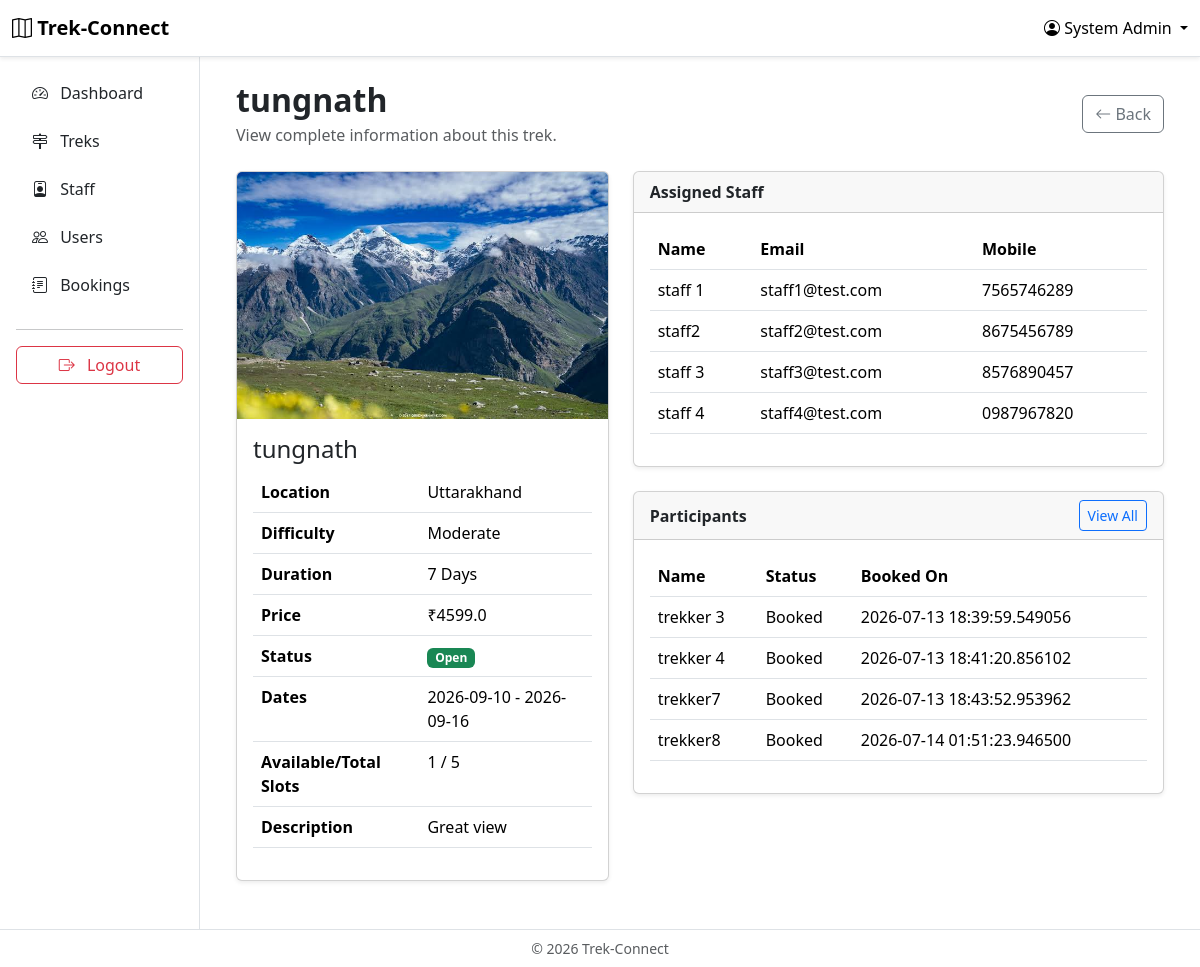
The page /admin/treks/2 (signed in) on the database its author committed.
### app/models.py (models this page shows)
class User(UserMixin, db.Model):
    __tablename__ = "users"
    id = db.Column(db.Integer, primary_key=True)
    name = db.Column(db.String(100), nullable=False)
    email = db.Column(db.String(100), unique=True, nullable=False)
    mobile_number = db.Column(db.String(15), unique=True, nullable=False)
    password_hash = db.Column(db.String(255), nullable=False)
    role = db.Column(db.String(20), nullable=False)
    is_blacklisted = db.Column(db.Boolean, default=False)
    created_at = db.Column(db.DateTime, default=datetime.now)
    bookings = db.relationship("Booking", backref="user", lazy=True)
    staff_profile = db.relationship("StaffProfile", backref="user", uselist=False)
    assigned_treks = db.relationship("Trek", secondary=trek_staff, back_populates="assigned_staff")

class Trek(db.Model):
    __tablename__ = "treks"
    id = db.Column(db.Integer, primary_key=True)
    name = db.Column(db.String(100), nullable=False, unique=True)
    location = db.Column(db.String(100), nullable=False)
    difficulty = db.Column(db.String(20), nullable=False)
    duration_days = db.Column(db.Integer, nullable=False)
    description = db.Column(db.Text)
    total_slots = db.Column(db.Integer, nullable=False)
    available_slots = db.Column(db.Integer, nullable=False)
    start_date = db.Column(db.Date, nullable=False)
    end_date = db.Column(db.Date, nullable=False)
    status = db.Column(db.String(20), nullable=False, default="Pending")
    assigned_staff = db.relationship("User", secondary=trek_staff, back_populates="assigned_treks")
    time_added = db.Column(db.DateTime, default=datetime.now)
    image_filename = db.Column(db.String(255), nullable=True)
    price = db.Column(db.Float, nullable=False)
    bookings = db.relationship("Booking", backref="trek", lazy=True)

class Booking(db.Model):
    __tablename__ = "bookings"
    id = db.Column(db.Integer, primary_key=True)
    user_id = db.Column(db.Integer, db.ForeignKey("users.id"), nullable=False)
    trek_id = db.Column(db.Integer, db.ForeignKey("treks.id"), nullable=False)
    booking_date = db.Column(db.DateTime, default=datetime.now)
    status = db.Column(db.String(20), default="Booked")
    payment_status = db.Column(db.String(20), default="Pending")

### app/routes/admin.py (the view)
@admin.route("/treks/<int:trek_id>")
@login_required
@allowed_roles("ADMIN")
def trek_details(trek_id):
    trek = Trek.query.get_or_404(trek_id)
    return render_template("admin/trek_details.html", trek=trek)

### app/__init__.py (called while the page is built)
@login_manager.user_loader
def load_user(user_id):
    user = User.query.get(int(user_id))
    if user and user.is_blacklisted == True:
        return None
    return user

### app/templates/admin/trek_details.html (shortened to what this page needs)
{% extends "base_dashboard.html" %}
{% block sidebar %}
    {% include "components/admin_sidebar.html" %}
{% endblock %}
{% block dashboard_content %}
<div class="container-fluid">
    <div class="d-flex justify-content-between align-items-center mb-4">
        <div>
            <h2 class="fw-bold mb-1">{{ trek.name }}</h2>
            <p class="text-muted mb-0">View complete information about this trek.</p>
        </div>
        <a href="{{ url_for('admin.treks') }}" class="btn btn-outline-secondary">
            <i class="bi bi-arrow-left"></i>
            Back
        </a>
    </div>
    <div class="row">
        <div class="col-lg-5">
            <div class="card shadow-sm mb-4">
                {% if trek.image_filename %}
                    <img
                        src="{{ url_for('static', filename='uploads/trek_images/' ~ trek.image_filename) }}"
                        class="card-img-top">
                {% else %}
                    <img
                        src="{{ url_for('static', filename='images/trek-placeholder.jpg') }}"
                        class="card-img-top">
                {% endif %}
                <div class="card-body">
                    <h4 class="card-title">{{ trek.name }}</h4>
                    <table class="table">
                        <tr>
                            <th>Location</th>
                            <td>{{ trek.location }}</td>
                        </tr>
                        <tr>
                            <th>Difficulty</th>
                            <td>{{ trek.difficulty }}</td>
                        </tr>
                        <tr>
                            <th>Duration</th>
                            <td>{{ trek.duration_days }} Days</td>
                        </tr>
                        <tr>
                            <th>Price</th>
                            <td>₹{{ trek.price }}</td>
                        </tr>
                        <tr>
                            <th>Status</th>
                            <td>
                                {% if trek.status == "Open" %}
                                    <span class="badge bg-success">Open</span>
                                {% elif trek.status == "Completed" %}
                                    <span class="badge bg-primary">Completed</span>
                                {% elif trek.status == "Pending" %}
                                    <span class="badge bg-warning text-dark">Pending</span>
                                {% else %}
                                    <span class="badge bg-secondary">{{ trek.status }}</span>
                                {% endif %}
                            </td>
                        </tr>
                        <tr>
                            <th>Dates</th>
                            <td>{{ trek.start_date }} - {{ trek.end_date }}</td>
                        </tr>
                        <tr>
                            <th>Available/Total Slots</th>
                            <td>{{ trek.available_slots }} / {{ trek.total_slots }}</td>
                        </tr>
                        <tr>
                            <th>Description</th>
                            <td>{{ trek.description }}</td>
                        </tr>
                    </table>
                </div>
            </div>
        </div>
        <div class="col-lg-7">
            <div class="card shadow-sm mb-4">
                <div class="card-header fw-bold">
                    Assigned Staff
                </div>
                <div class="card-body">
                    {% if trek.assigned_staff %}
                        <table class="table table-hover">
                            <thead>
                                <tr>
                                    <th>Name</th>
                                    <th>Email</th>
                                    <th>Mobile</th>
                                </tr>
                            </thead>
                            <tbody>
                            {% for staff in trek.assigned_staff %}
                                <tr>
                                    <td>{{ staff.name }}</td>
                                    <td>{{ staff.email }}</td>
                                    <td>{{ staff.mobile_number }}</td>
                                </tr>
                            {% endfor %}
                            </tbody>
                        </table>
                    {% else %}
                        <p class="text-muted mb-0">
                            No staff assigned.
                        </p>
                    {% endif %}
                </div>
            </div>
            <div class="card shadow-sm">
                <div class="card-header d-flex justify-content-between align-items-center">
                    <span class="fw-bold">
                        Participants
                    </span>
                    <a href="{{ url_for('admin.trek_participants', trek_id=trek.id) }}" class="btn btn-sm btn-outline-primary">
                        View All
                    </a>
                </div>
                <div class="card-body">
                    {% if trek.bookings %}
                        <table class="table table-hover">
                            <thead>
                                <tr>
                                    <th>Name</th>
                                    <th>Status</th>
                                    <th>Booked On</th>
                                </tr>
                            </thead>
                            <tbody>
                            {% for booking in trek.bookings[:5] %}
                                <tr>
                                    <td>{{ booking.user.name }}</td>
                                    <td>{{ booking.status }}</td>
                                    <td>{{ booking.booking_date }}</td>
                                </tr>
                            {% endfor %}
                            </tbody>
                        </table>
                    {% else %}
                        <p class="text-muted mb-0">
                            No participants yet.
                        </p>
                    {% endif %}
                </div>
            </div>
        </div>
    </div>
</div>
{% endblock %}

### app/templates/base_dashboard.html (shortened to what this page needs)
{% extends "base.html" %}
{% block navbar %}
<nav class="navbar navbar-expand-lg bg-white border-bottom shadow-sm">
    <div class="container-fluid">
        <a class="navbar-brand fw-bold" href="{{ url_for('main.home') }}">
            <i class="bi bi-map"></i> Trek-Connect
        </a>
        <div class="dropdown">
            <a href="#" class="text-black text-decoration-none dropdown-toggle" role="button" data-bs-toggle="dropdown">
                <i class="bi bi-person-circle"></i>
                {{ current_user.name }}
            </a>
                    {% if current_user.role == "ADMIN" %}
                        {% set profile_url = url_for("admin.profile") %}
                    {% elif current_user.role == "STAFF" %}
                        {% set profile_url = url_for("staff.profile") %}
                    {% else %}
                        {% set profile_url = url_for("user.profile") %}
                    {% endif %}
        </div>
    </div>
</nav>
{% endblock %}
{% block content %}
<div class="container-fluid">
    <div class="row">
        <div class="col-md-2 col-lg-2 bg-white border-end min-vh-100 p-0">
            {% block sidebar %}
            {% endblock %}
        </div>
        <div class="col-md-10 col-lg-10 p-4">
            {% block dashboard_content %}
            {% endblock %}
        </div>
    </div>
</div>
{% endblock %}
{% block footer %}
<footer class="border-top bg-white py-2">
    <div class="container-fluid text-center text-muted small">
        &copy; 2026 Trek-Connect
    </div>
</footer>
{% endblock %}

### app/static/css/style.css (style rules this page uses)
html { scroll-behavior: smooth; }

### rows shown on the page
User: name "System Admin"
Trek: name "tungnath", image_filename (picture), location "Uttarakhand", difficulty "Moderate", duration_days "7", price "4599.0", start_date "2026-09-10", end_date "2026-09-16", available_slots "1", total_slots "5", description "Great view"
User: name "staff 1", email "staff1@test.com", mobile_number "7565746289"
User: name "staff2", email "staff2@test.com", mobile_number "8675456789"
User: name "staff 3", email "staff3@test.com", mobile_number "8576890457"
User: name "staff 4", email "staff4@test.com", mobile_number "0987967820"
Booking: user.name "trekker 3", status "Booked", booking_date "2026-07-13 18:39:59.549056"
Booking: user.name "trekker 4", status "Booked", booking_date "2026-07-13 18:41:20.856102"
Booking: user.name "trekker7", status "Booked", booking_date "2026-07-13 18:43:52.953962"
Booking: user.name "trekker8", status "Booked", booking_date "2026-07-14 01:51:23.946500"
